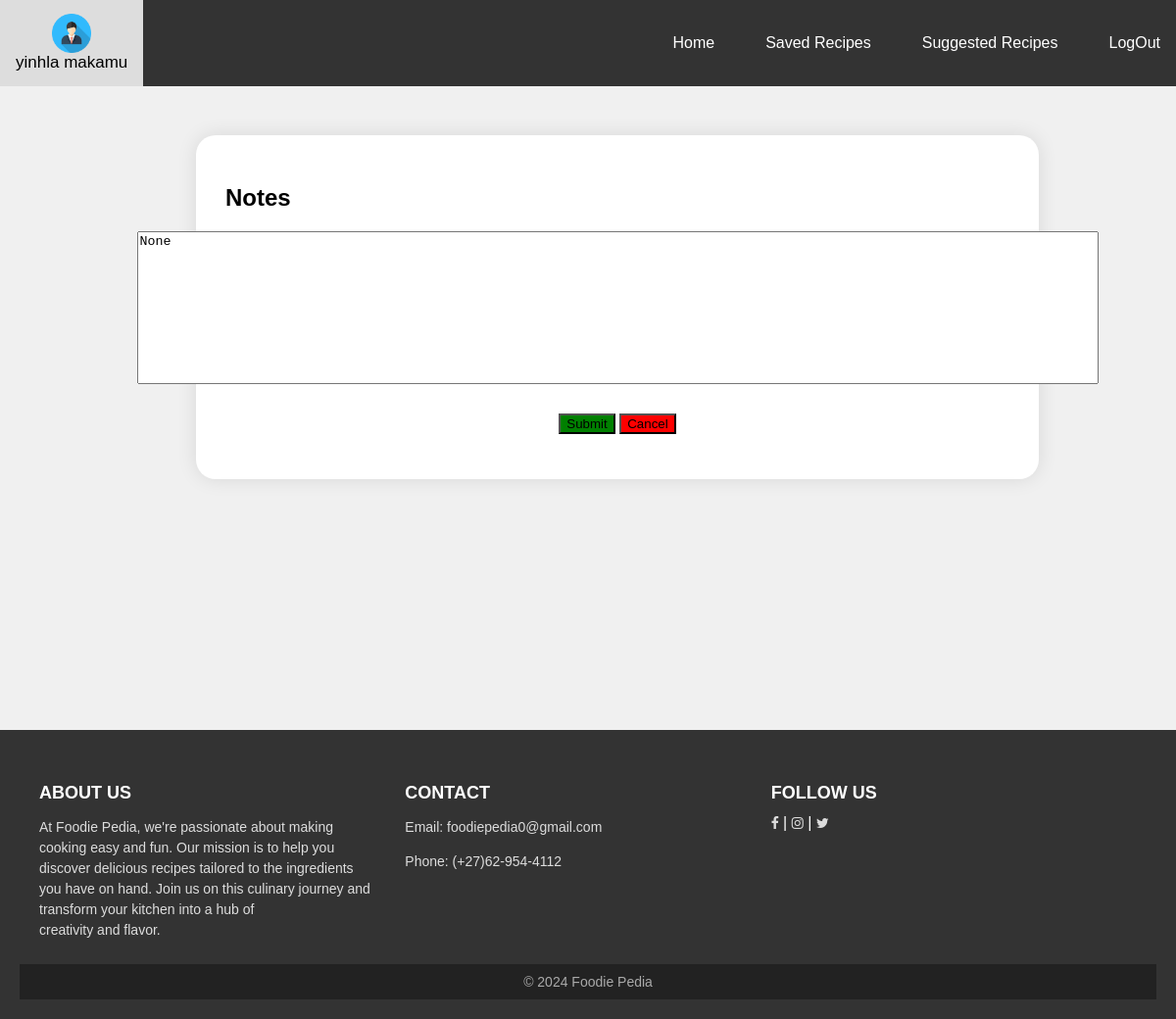
/edit_saved_recipe/17 (signed in), run on the app's committed database.
### foodie_app/models.py (models this page shows, shortened)
class Profile(AbstractUser):
    class Meta:
        app_label = "foodie_app"

class Favourite_Recipe(models.Model):
    favourite_recipe_id = models.AutoField(primary_key=True)
    date_added = models.DateField(auto_now_add=True)
    notes = models.TextField(blank=True, null=True)
    recipe_id = models.ForeignKey(Recipe,on_delete=models.CASCADE)
    user_id = models.ForeignKey(Profile, on_delete=models.CASCADE)
    class Meta:
        unique_together = ('user_id', 'recipe_id')

### foodie_app/views.py (the view)
# urls.py: path('edit_saved_recipe/<int:recipe_id>', editSavedRecipe, name="edit_saved_recipe"),
def editSavedRecipe(request, recipe_id):
    recipe = Favourite_Recipe.objects.get(pk=recipe_id)
    context = {
    }
    if request.method == "POST":
        notes = request.POST.get("notes")
        recipe.notes = notes
        recipe.save()
        messages.success(request, "Successfully Edited Recipe")
        return redirect("saved_recipe")
    context = {
        "recipe" : recipe,
        "recipe_id" : recipe_id
    }
    return render(request, "foodie_app/edit_recipe_details.html", context)

### foodie_app/templates/foodie_app/edit_recipe_details.html (shortened to what this page needs)
{% extends "base.html" %}
{% load static %}
{% block css %}
    <link rel="stylesheet" href="{% static 'css/results.css' %}">
{% endblock css %}
{% block content %}
<div class="container">
    <h2>Notes</h2>
    <form action="{% url 'edit_saved_recipe' recipe_id %}" method="POST">
        <textarea name="notes" id="notes" cols="120" rows="10">{{recipe.notes}}</textarea>
        <div class="buttons">
            <button class="btn" id="confirm" type="submit">Submit</button>
            <button class="btn" id="cancel" type="cancel">Cancel</button>
        </div>
    </form>
</div>
{% endblock content %}

### templates/base.html (shortened to what this page needs)
{% load static %}
<html lang="en">
<head>
    {% block css %}{% endblock css %}
    <link rel="stylesheet" type="text/css" href="{% static 'css/base.css' %}" />
    <link rel="stylesheet" href="https://cdnjs.cloudflare.com/ajax/libs/font-awesome/4.7.0/css/font-awesome.min.css">
</head>
<body>
    <div class="topnav">
        <div class="navbar-container">
            <a href="{% url 'profile' %}" class="logo">
                <img src="{% static 'img/logins.png' %}" alt="Logo">
                <div>
                    {{ request.user.first_name }} {{ request.user.last_name }}
                </div>
            </a>
            <ul class="nav-links">
                <li><a href="{% url 'home' %}">Home</a></li>
               <li><a href="{% url 'saved_recipe' %}">Saved Recipes</a></li>
               <li><a href="{% url 'suggested_recipes' %}">Suggested Recipes</a></li>
               <li><a href="{% url 'logout' %}">LogOut</a></li>
            </ul>
        </div>
    </div>
    {% block content %}{% endblock content %}
    <footer>
        <div class="footer-container">
            <div class="footer-section">
                <h4>About Us</h4>
                <p>At Foodie Pedia, we're passionate about making<br> cooking easy and fun. Our mission is to help you <br>discover delicious recipes tailored to the ingredients<br> you have on hand. Join us on this culinary journey and transform your kitchen into a hub of<br> creativity and flavor.</p>
            </div>
            <div class="footer-section">
                <h4>Contact</h4>
                <p>Email: foodiepedia0@gmail.com</p>
                <p>Phone: (+27)62-954-4112</p>
            </div>
            <div class="footer-section">
                <h4>Follow Us</h4>
                <a href="https://www.facebook.com/profile.php?id=61561201144772&mibextid=kgKNwXMZbbhE3a11" class="fa fa-facebook" target=_blank></a> | <a href="https://www.instagram.com/_foodie.pedia" class="fa fa-instagram" target=_blank></a> | <a href="https://x.com/food_pedia24" class="fa fa-twitter" target=_blank></a>
            </div>
        </div>
        <div class="footer-bottom">
            &copy; 2024 Foodie Pedia
        </div>
    </footer>
</body>
</html>

### static/css/results.css (style rules this page uses)
.container { max-width: 800px; margin: 50px auto auto 200px; padding: 30px; background-color: #fff; border-radius: 20px; box-shadow: 0 0 20px rgba(0, 0, 0, 0.1); }
.buttons { text-align: center; margin-top: 30px; }

### static/css/base.css (style rules this page uses)
body { margin: 0; padding: 0; background-color: #f0f0f0; font-family: 'Gill Sans', 'Gill Sans MT', Calibri, 'Trebuchet MS', sans-serif; }
.topnav { background-color: #333; overflow: hidden; margin: 0; padding: 0; }
.topnav a { float: left; color: #f2f2f2; text-align: center; padding: 14px 16px; text-decoration: none; font-size: 17px; }
.navbar-container { display: flex; justify-content: space-between; align-items: center; }
.logo img { height: 40px; }
.nav-links { list-style: none; display: flex; margin: 0; padding: 0; }
.nav-links li { margin-left: 20px; height: 100%; }
.nav-links a { color: white; text-decoration: none; font-size: 16px; }
footer { background-color: #333; color: white; padding: 20px ; position: relative; margin-top: 32vh; }
.footer-container { display: flex; justify-content: space-between; flex-wrap: wrap; max-width: 1200px; margin: 0 auto; padding: 0 20px; }
.footer-section { flex: 1; min-width: 200px; margin: 10px 0; }
.footer-section h4 { margin-bottom: 10px; font-size: 18px; text-transform: uppercase; }
.footer-section p, .footer-section a { font-size: 14px; line-height: 1.5; color: #ddd; text-decoration: none; }
.footer-bottom { text-align: center; padding: 10px 20px; background-color: #222; font-size: 14px; color: #aaa; }

### foodie_app/templates/foodie_app/edit_recipe_details.html (style rules this page uses)
#confirm { background-color: green; }
#cancel { background-color: red; }
form { display: flex; flex-direction: column; justify-content: center; align-items: center; }
form textarea { resize: none; }

### data on the page
Profile: user.first_name "yinhla", user.last_name "makamu"
Favourite_Recipe: notes "None"
